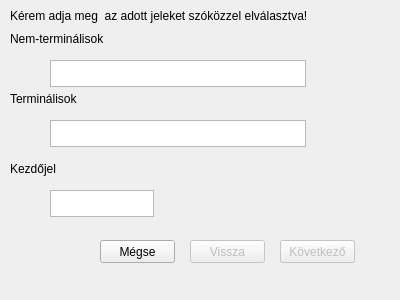
<?xml version="1.0" encoding="UTF-8"?>
<ui version="4.0">
 <class>new_grammar</class>
 <widget class="QDialog" name="new_grammar">
  <property name="geometry">
   <rect>
    <x>0</x>
    <y>0</y>
    <width>400</width>
    <height>300</height>
   </rect>
  </property>
  <property name="windowTitle">
   <string>Dialog</string>
  </property>
  <widget class="QPushButton" name="next_button">
   <property name="enabled">
    <bool>false</bool>
   </property>
   <property name="geometry">
    <rect>
     <x>280</x>
     <y>240</y>
     <width>75</width>
     <height>23</height>
    </rect>
   </property>
   <property name="text">
    <string>Következő</string>
   </property>
  </widget>
  <widget class="QPushButton" name="cancel_button">
   <property name="geometry">
    <rect>
     <x>100</x>
     <y>240</y>
     <width>75</width>
     <height>23</height>
    </rect>
   </property>
   <property name="text">
    <string>Mégse</string>
   </property>
  </widget>
  <widget class="QTextEdit" name="non_terminal_t">
   <property name="geometry">
    <rect>
     <x>50</x>
     <y>60</y>
     <width>256</width>
     <height>27</height>
    </rect>
   </property>
  </widget>
  <widget class="QPushButton" name="finish_button">
   <property name="enabled">
    <bool>false</bool>
   </property>
   <property name="geometry">
    <rect>
     <x>280</x>
     <y>240</y>
     <width>75</width>
     <height>23</height>
    </rect>
   </property>
   <property name="text">
    <string>Kész</string>
   </property>
  </widget>
  <widget class="QTextEdit" name="terminal_t">
   <property name="geometry">
    <rect>
     <x>50</x>
     <y>120</y>
     <width>256</width>
     <height>27</height>
    </rect>
   </property>
  </widget>
  <widget class="QLabel" name="non_terminal_lab">
   <property name="geometry">
    <rect>
     <x>10</x>
     <y>30</y>
     <width>121</width>
     <height>17</height>
    </rect>
   </property>
   <property name="text">
    <string>Nem-terminálisok</string>
   </property>
  </widget>
  <widget class="QLabel" name="terminal_lab">
   <property name="geometry">
    <rect>
     <x>10</x>
     <y>90</y>
     <width>121</width>
     <height>17</height>
    </rect>
   </property>
   <property name="text">
    <string>Terminálisok</string>
   </property>
  </widget>
  <widget class="QTextEdit" name="nstart_t">
   <property name="geometry">
    <rect>
     <x>50</x>
     <y>190</y>
     <width>104</width>
     <height>27</height>
    </rect>
   </property>
  </widget>
  <widget class="QLabel" name="s_lab">
   <property name="geometry">
    <rect>
     <x>10</x>
     <y>160</y>
     <width>66</width>
     <height>17</height>
    </rect>
   </property>
   <property name="text">
    <string>Kezdőjel</string>
   </property>
  </widget>
  <widget class="QLabel" name="helper_lab">
   <property name="geometry">
    <rect>
     <x>10</x>
     <y>5</y>
     <width>391</width>
     <height>21</height>
    </rect>
   </property>
   <property name="text">
    <string>Kérem adja meg  az adott jeleket szóközzel elválasztva!</string>
   </property>
  </widget>
  <widget class="QPushButton" name="back_button">
   <property name="enabled">
    <bool>false</bool>
   </property>
   <property name="geometry">
    <rect>
     <x>190</x>
     <y>240</y>
     <width>75</width>
     <height>23</height>
    </rect>
   </property>
   <property name="text">
    <string>Vissza</string>
   </property>
  </widget>
  <zorder>finish_button</zorder>
  <zorder>next_button</zorder>
  <zorder>cancel_button</zorder>
  <zorder>non_terminal_t</zorder>
  <zorder>terminal_t</zorder>
  <zorder>non_terminal_lab</zorder>
  <zorder>terminal_lab</zorder>
  <zorder>nstart_t</zorder>
  <zorder>s_lab</zorder>
  <zorder>helper_lab</zorder>
  <zorder>back_button</zorder>
 </widget>
 <resources/>
 <connections/>
</ui>
